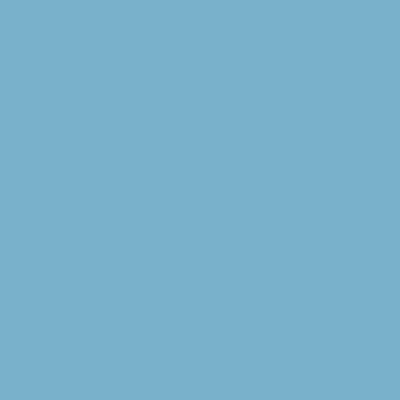
Frame 1 (no input)
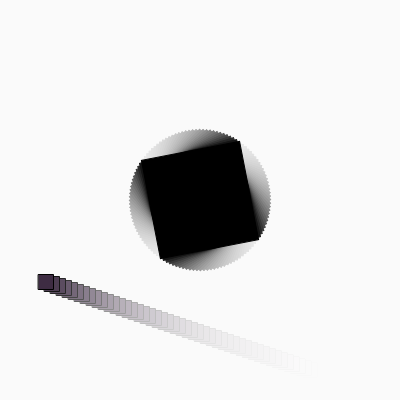
Frame 60 (no input)
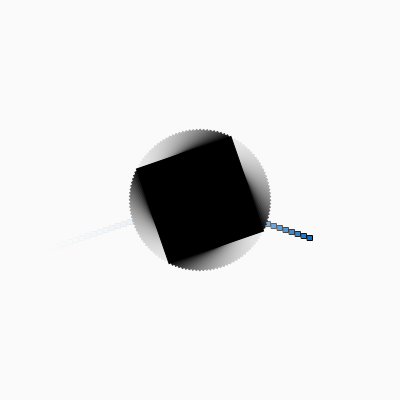
Frame 120 (the mouse pressed at the canvas centre since frame 60)

The p5.js sketch that drew these frames (run headless with seeded random() and noise() and a simulated clock; from frame 60 on, the mouse is pressed at the canvas centre):

// p5.js sketch
// ── sketch.js
let x, y;
let size;
let xOrigin, yOrigin;
let xDir, yDir; //direction
let rotme = 0.0;

function setup() {
  createCanvas(400, 400);
  x = (0, 400)
  y = (0,400); 
  //starting point

  xDir = 6;
  yDir = 2;
  size = 5 

  xOrigin = width/2
  yOrigin = height /2

}

function draw() {
  background(255, 20); // movement trail
  rectMode(CENTER);
  rect(x, y, size, size);
    push();
    fill(0);
    translate(width/2, height/2);// change the origin
    rotate(rotme);// rotate the origin
    rect(0, 0, 100, 100) //black square in the middle;
    pop(); // reset to the previous origin
  
    rotme += .05;
  
  if (x >= width || x <= 0){
    xDir = xDir * -1
    size += 20 // make square bigger when it hits the left/right sides
    fill(random(255), random(255), random(255)); //random color
    background(random(255), random(255), random(255))
  }

  if(y >= height || y <= 0){ 
    yDir = yDir * -1;
    size -= 40 // make square smaller when it hits the top/bottom
    fill(random(255), random(255), random(255))
    background(random(255), random(255), random(255))
  } 
 
  if(x == width/2){
    xDir = xDir * -1
    
  }
  if(y == height/2){
    yDir = yDir * -1
  }

  x = x + xDir;
  y = y + yDir;
}
